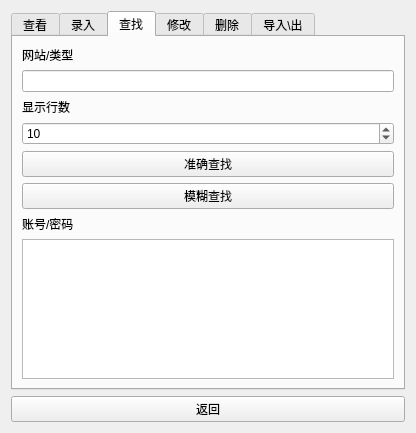
<?xml version="1.0" encoding="UTF-8"?>
<ui version="4.0">
 <class>Pwd</class>
 <widget class="QWidget" name="Pwd">
  <property name="geometry">
   <rect>
    <x>0</x>
    <y>0</y>
    <width>416</width>
    <height>433</height>
   </rect>
  </property>
  <property name="windowTitle">
   <string>Form</string>
  </property>
  <layout class="QGridLayout" name="gridLayout_3">
   <item row="0" column="0">
    <layout class="QVBoxLayout" name="verticalLayout">
     <item>
      <widget class="QTabWidget" name="tabWidget_">
       <property name="contextMenuPolicy">
        <enum>Qt::NoContextMenu</enum>
       </property>
       <property name="currentIndex">
        <number>2</number>
       </property>
       <widget class="QWidget" name="tab_4">
        <attribute name="title">
         <string>查看</string>
        </attribute>
        <layout class="QGridLayout" name="gridLayout_6">
         <item row="0" column="0">
          <layout class="QVBoxLayout" name="verticalLayout_3">
           <item>
            <widget class="QLabel" name="label_11">
             <property name="text">
              <string>超级用户密码</string>
             </property>
            </widget>
           </item>
           <item>
            <widget class="QLineEdit" name="lineEdit_SuperPwd"/>
           </item>
           <item>
            <widget class="QPushButton" name="pushButton_ShowAll">
             <property name="text">
              <string>查看所有</string>
             </property>
            </widget>
           </item>
           <item>
            <widget class="QTableWidget" name="tableWidget_Showall">
             <property name="font">
              <font>
               <pointsize>7</pointsize>
              </font>
             </property>
             <property name="layoutDirection">
              <enum>Qt::LeftToRight</enum>
             </property>
             <property name="autoFillBackground">
              <bool>true</bool>
             </property>
             <property name="frameShape">
              <enum>QFrame::HLine</enum>
             </property>
             <property name="rowCount">
              <number>0</number>
             </property>
             <attribute name="horizontalHeaderCascadingSectionResizes">
              <bool>true</bool>
             </attribute>
             <attribute name="horizontalHeaderDefaultSectionSize">
              <number>400</number>
             </attribute>
             <attribute name="horizontalHeaderHighlightSections">
              <bool>true</bool>
             </attribute>
             <attribute name="horizontalHeaderMinimumSectionSize">
              <number>200</number>
             </attribute>
             <attribute name="horizontalHeaderStretchLastSection">
              <bool>true</bool>
             </attribute>
             <attribute name="verticalHeaderVisible">
              <bool>false</bool>
             </attribute>
             <column>
              <property name="text">
               <string>类型</string>
              </property>
             </column>
             <column>
              <property name="text">
               <string>账号</string>
              </property>
             </column>
             <column>
              <property name="text">
               <string>密码</string>
              </property>
             </column>
            </widget>
           </item>
          </layout>
         </item>
        </layout>
       </widget>
       <widget class="QWidget" name="tab">
        <attribute name="title">
         <string>录入</string>
        </attribute>
        <layout class="QGridLayout" name="gridLayout_2">
         <item row="0" column="0">
          <layout class="QGridLayout" name="gridLayout">
           <item row="6" column="0">
            <widget class="QLabel" name="label_10">
             <property name="text">
              <string>确认密码</string>
             </property>
            </widget>
           </item>
           <item row="0" column="0">
            <widget class="QLabel" name="label">
             <property name="text">
              <string>网站/类型</string>
             </property>
            </widget>
           </item>
           <item row="1" column="0">
            <widget class="QLineEdit" name="lineEdit_Type">
             <property name="sizePolicy">
              <sizepolicy hsizetype="Expanding" vsizetype="Expanding">
               <horstretch>0</horstretch>
               <verstretch>0</verstretch>
              </sizepolicy>
             </property>
            </widget>
           </item>
           <item row="2" column="0">
            <widget class="QLabel" name="label_2">
             <property name="text">
              <string>账号</string>
             </property>
            </widget>
           </item>
           <item row="3" column="0">
            <widget class="QLineEdit" name="lineEdit_NewId">
             <property name="sizePolicy">
              <sizepolicy hsizetype="Expanding" vsizetype="Expanding">
               <horstretch>0</horstretch>
               <verstretch>0</verstretch>
              </sizepolicy>
             </property>
            </widget>
           </item>
           <item row="4" column="0">
            <widget class="QLabel" name="label_3">
             <property name="text">
              <string>密码</string>
             </property>
            </widget>
           </item>
           <item row="5" column="0">
            <widget class="QLineEdit" name="lineEdit_NewPwd">
             <property name="sizePolicy">
              <sizepolicy hsizetype="Expanding" vsizetype="Expanding">
               <horstretch>0</horstretch>
               <verstretch>0</verstretch>
              </sizepolicy>
             </property>
            </widget>
           </item>
           <item row="8" column="0">
            <widget class="QPushButton" name="pushButton_typein">
             <property name="sizePolicy">
              <sizepolicy hsizetype="Minimum" vsizetype="Expanding">
               <horstretch>0</horstretch>
               <verstretch>0</verstretch>
              </sizepolicy>
             </property>
             <property name="text">
              <string>录入</string>
             </property>
            </widget>
           </item>
           <item row="7" column="0">
            <widget class="QLineEdit" name="lineEdit_SureNewPwd">
             <property name="sizePolicy">
              <sizepolicy hsizetype="Expanding" vsizetype="Expanding">
               <horstretch>0</horstretch>
               <verstretch>0</verstretch>
              </sizepolicy>
             </property>
            </widget>
           </item>
          </layout>
         </item>
        </layout>
       </widget>
       <widget class="QWidget" name="tab_2">
        <attribute name="title">
         <string>查找</string>
        </attribute>
        <layout class="QGridLayout" name="gridLayout_5">
         <item row="0" column="0">
          <layout class="QGridLayout" name="gridLayout_4">
           <item row="1" column="0">
            <widget class="QLineEdit" name="lineEdit_SearchType">
             <property name="sizePolicy">
              <sizepolicy hsizetype="Preferred" vsizetype="Fixed">
               <horstretch>0</horstretch>
               <verstretch>0</verstretch>
              </sizepolicy>
             </property>
            </widget>
           </item>
           <item row="0" column="0">
            <widget class="QLabel" name="label_4">
             <property name="sizePolicy">
              <sizepolicy hsizetype="Preferred" vsizetype="Fixed">
               <horstretch>0</horstretch>
               <verstretch>0</verstretch>
              </sizepolicy>
             </property>
             <property name="text">
              <string>网站/类型</string>
             </property>
            </widget>
           </item>
           <item row="6" column="0">
            <widget class="QLabel" name="label_TIP">
             <property name="sizePolicy">
              <sizepolicy hsizetype="Preferred" vsizetype="Fixed">
               <horstretch>0</horstretch>
               <verstretch>0</verstretch>
              </sizepolicy>
             </property>
             <property name="text">
              <string>账号/密码</string>
             </property>
            </widget>
           </item>
           <item row="4" column="0">
            <widget class="QPushButton" name="pushButton_Search">
             <property name="text">
              <string>准确查找</string>
             </property>
            </widget>
           </item>
           <item row="2" column="0">
            <widget class="QLabel" name="label_13">
             <property name="sizePolicy">
              <sizepolicy hsizetype="Preferred" vsizetype="Fixed">
               <horstretch>0</horstretch>
               <verstretch>0</verstretch>
              </sizepolicy>
             </property>
             <property name="text">
              <string>显示行数</string>
             </property>
            </widget>
           </item>
           <item row="7" column="0">
            <widget class="QPlainTextEdit" name="plainTextEdit_ShowType"/>
           </item>
           <item row="3" column="0">
            <widget class="QSpinBox" name="spinBox_ShowNum">
             <property name="value">
              <number>10</number>
             </property>
            </widget>
           </item>
           <item row="5" column="0">
            <widget class="QPushButton" name="pushButton_FuzzySearch">
             <property name="text">
              <string>模糊查找</string>
             </property>
            </widget>
           </item>
          </layout>
         </item>
        </layout>
       </widget>
       <widget class="QWidget" name="widget">
        <attribute name="title">
         <string>修改</string>
        </attribute>
        <layout class="QVBoxLayout" name="verticalLayout_2">
         <item>
          <widget class="QLabel" name="label_18">
           <property name="text">
            <string>类型</string>
           </property>
          </widget>
         </item>
         <item>
          <widget class="QLineEdit" name="lineEdit_ModifyType">
           <property name="sizePolicy">
            <sizepolicy hsizetype="Expanding" vsizetype="Expanding">
             <horstretch>0</horstretch>
             <verstretch>0</verstretch>
            </sizepolicy>
           </property>
          </widget>
         </item>
         <item>
          <widget class="QLabel" name="label_6">
           <property name="text">
            <string>账号</string>
           </property>
          </widget>
         </item>
         <item>
          <widget class="QLineEdit" name="lineEdit_ModifyId">
           <property name="sizePolicy">
            <sizepolicy hsizetype="Expanding" vsizetype="Expanding">
             <horstretch>0</horstretch>
             <verstretch>0</verstretch>
            </sizepolicy>
           </property>
          </widget>
         </item>
         <item>
          <widget class="QLabel" name="label_7">
           <property name="text">
            <string>修改前密码</string>
           </property>
          </widget>
         </item>
         <item>
          <widget class="QLineEdit" name="lineEdit_OldPwd">
           <property name="sizePolicy">
            <sizepolicy hsizetype="Expanding" vsizetype="Expanding">
             <horstretch>0</horstretch>
             <verstretch>0</verstretch>
            </sizepolicy>
           </property>
          </widget>
         </item>
         <item>
          <widget class="QLabel" name="label_8">
           <property name="text">
            <string>修改后密码</string>
           </property>
          </widget>
         </item>
         <item>
          <widget class="QLineEdit" name="lineEdit_ModifyPwd">
           <property name="sizePolicy">
            <sizepolicy hsizetype="Expanding" vsizetype="Expanding">
             <horstretch>0</horstretch>
             <verstretch>0</verstretch>
            </sizepolicy>
           </property>
          </widget>
         </item>
         <item>
          <widget class="QLabel" name="label_9">
           <property name="text">
            <string>确认密码</string>
           </property>
          </widget>
         </item>
         <item>
          <widget class="QLineEdit" name="lineEdit_SureModifyPwd">
           <property name="sizePolicy">
            <sizepolicy hsizetype="Expanding" vsizetype="Expanding">
             <horstretch>0</horstretch>
             <verstretch>0</verstretch>
            </sizepolicy>
           </property>
          </widget>
         </item>
         <item>
          <widget class="QPushButton" name="pushButton_modify">
           <property name="sizePolicy">
            <sizepolicy hsizetype="Minimum" vsizetype="Expanding">
             <horstretch>0</horstretch>
             <verstretch>0</verstretch>
            </sizepolicy>
           </property>
           <property name="text">
            <string>修改</string>
           </property>
          </widget>
         </item>
        </layout>
       </widget>
       <widget class="QWidget" name="tab_3">
        <attribute name="title">
         <string>删除</string>
        </attribute>
        <layout class="QGridLayout" name="gridLayout_8">
         <item row="0" column="0">
          <layout class="QGridLayout" name="gridLayout_7">
           <item row="0" column="0">
            <widget class="QLabel" name="label_14">
             <property name="sizePolicy">
              <sizepolicy hsizetype="Preferred" vsizetype="Fixed">
               <horstretch>0</horstretch>
               <verstretch>0</verstretch>
              </sizepolicy>
             </property>
             <property name="text">
              <string>类型</string>
             </property>
            </widget>
           </item>
           <item row="1" column="0">
            <widget class="QLineEdit" name="lineEdit_DelType">
             <property name="sizePolicy">
              <sizepolicy hsizetype="Expanding" vsizetype="Expanding">
               <horstretch>0</horstretch>
               <verstretch>0</verstretch>
              </sizepolicy>
             </property>
            </widget>
           </item>
           <item row="2" column="0">
            <widget class="QLabel" name="label_15">
             <property name="sizePolicy">
              <sizepolicy hsizetype="Preferred" vsizetype="Fixed">
               <horstretch>0</horstretch>
               <verstretch>0</verstretch>
              </sizepolicy>
             </property>
             <property name="text">
              <string>账号</string>
             </property>
            </widget>
           </item>
           <item row="3" column="0">
            <widget class="QLineEdit" name="lineEdit_DelId">
             <property name="sizePolicy">
              <sizepolicy hsizetype="Expanding" vsizetype="Expanding">
               <horstretch>0</horstretch>
               <verstretch>0</verstretch>
              </sizepolicy>
             </property>
            </widget>
           </item>
           <item row="4" column="0">
            <widget class="QLabel" name="label_16">
             <property name="sizePolicy">
              <sizepolicy hsizetype="Preferred" vsizetype="Fixed">
               <horstretch>0</horstretch>
               <verstretch>0</verstretch>
              </sizepolicy>
             </property>
             <property name="text">
              <string>密码</string>
             </property>
            </widget>
           </item>
           <item row="5" column="0">
            <widget class="QLineEdit" name="lineEdit_DelPwd">
             <property name="sizePolicy">
              <sizepolicy hsizetype="Expanding" vsizetype="Expanding">
               <horstretch>0</horstretch>
               <verstretch>0</verstretch>
              </sizepolicy>
             </property>
            </widget>
           </item>
           <item row="6" column="0">
            <widget class="QLabel" name="label_17">
             <property name="sizePolicy">
              <sizepolicy hsizetype="Preferred" vsizetype="Fixed">
               <horstretch>0</horstretch>
               <verstretch>0</verstretch>
              </sizepolicy>
             </property>
             <property name="text">
              <string>确认密码</string>
             </property>
            </widget>
           </item>
           <item row="7" column="0">
            <widget class="QLineEdit" name="lineEdit_SureDelPwd">
             <property name="sizePolicy">
              <sizepolicy hsizetype="Expanding" vsizetype="Expanding">
               <horstretch>0</horstretch>
               <verstretch>0</verstretch>
              </sizepolicy>
             </property>
            </widget>
           </item>
           <item row="8" column="0">
            <widget class="QPushButton" name="pushButton_SureDel">
             <property name="sizePolicy">
              <sizepolicy hsizetype="Minimum" vsizetype="Expanding">
               <horstretch>0</horstretch>
               <verstretch>0</verstretch>
              </sizepolicy>
             </property>
             <property name="text">
              <string>删除</string>
             </property>
            </widget>
           </item>
          </layout>
         </item>
        </layout>
       </widget>
       <widget class="QWidget" name="tab_5">
        <attribute name="title">
         <string>导入\出</string>
        </attribute>
        <layout class="QGridLayout" name="gridLayout_9">
         <item row="0" column="0">
          <layout class="QVBoxLayout" name="verticalLayout_4">
           <item>
            <widget class="QLabel" name="label_5">
             <property name="sizePolicy">
              <sizepolicy hsizetype="Preferred" vsizetype="Expanding">
               <horstretch>0</horstretch>
               <verstretch>0</verstretch>
              </sizepolicy>
             </property>
             <property name="font">
              <font>
               <pointsize>20</pointsize>
              </font>
             </property>
             <property name="text">
              <string>Export:</string>
             </property>
            </widget>
           </item>
           <item>
            <widget class="QLabel" name="label_19">
             <property name="text">
              <string>ps:默认导出到/sdcard路径下</string>
             </property>
            </widget>
           </item>
           <item>
            <widget class="QPushButton" name="pushButton_Import">
             <property name="sizePolicy">
              <sizepolicy hsizetype="Minimum" vsizetype="Expanding">
               <horstretch>0</horstretch>
               <verstretch>0</verstretch>
              </sizepolicy>
             </property>
             <property name="text">
              <string>Export</string>
             </property>
            </widget>
           </item>
           <item>
            <widget class="QLabel" name="label_12">
             <property name="sizePolicy">
              <sizepolicy hsizetype="Preferred" vsizetype="Expanding">
               <horstretch>0</horstretch>
               <verstretch>0</verstretch>
              </sizepolicy>
             </property>
             <property name="font">
              <font>
               <pointsize>20</pointsize>
              </font>
             </property>
             <property name="text">
              <string>Import:</string>
             </property>
            </widget>
           </item>
           <item>
            <widget class="QLabel" name="label_20">
             <property name="text">
              <string>ps:将文件放到/sdcar根目录下</string>
             </property>
            </widget>
           </item>
           <item>
            <widget class="QPushButton" name="pushButton_Export">
             <property name="sizePolicy">
              <sizepolicy hsizetype="Minimum" vsizetype="Expanding">
               <horstretch>0</horstretch>
               <verstretch>0</verstretch>
              </sizepolicy>
             </property>
             <property name="text">
              <string>Import</string>
             </property>
            </widget>
           </item>
          </layout>
         </item>
        </layout>
       </widget>
      </widget>
     </item>
     <item>
      <widget class="QPushButton" name="pushButton">
       <property name="text">
        <string>返回</string>
       </property>
      </widget>
     </item>
    </layout>
   </item>
  </layout>
 </widget>
 <resources/>
 <connections/>
</ui>
